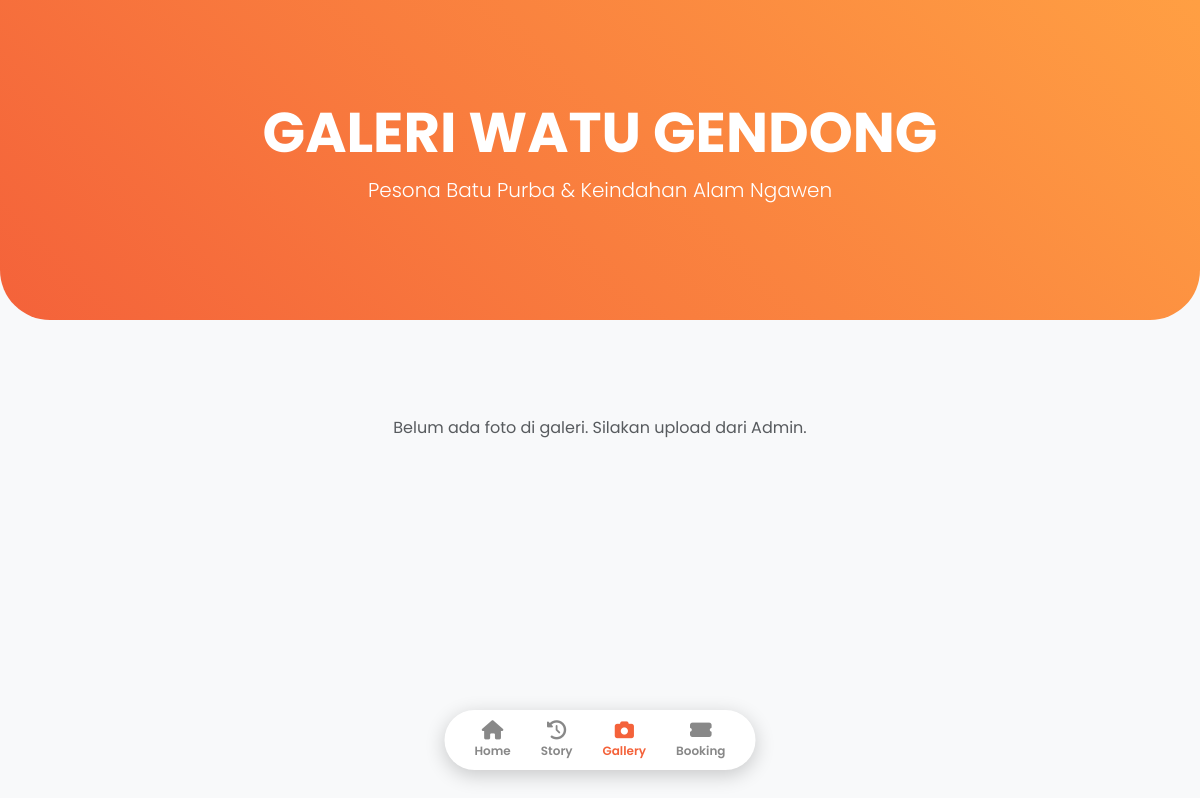
Page /galeri on the earlier database version.
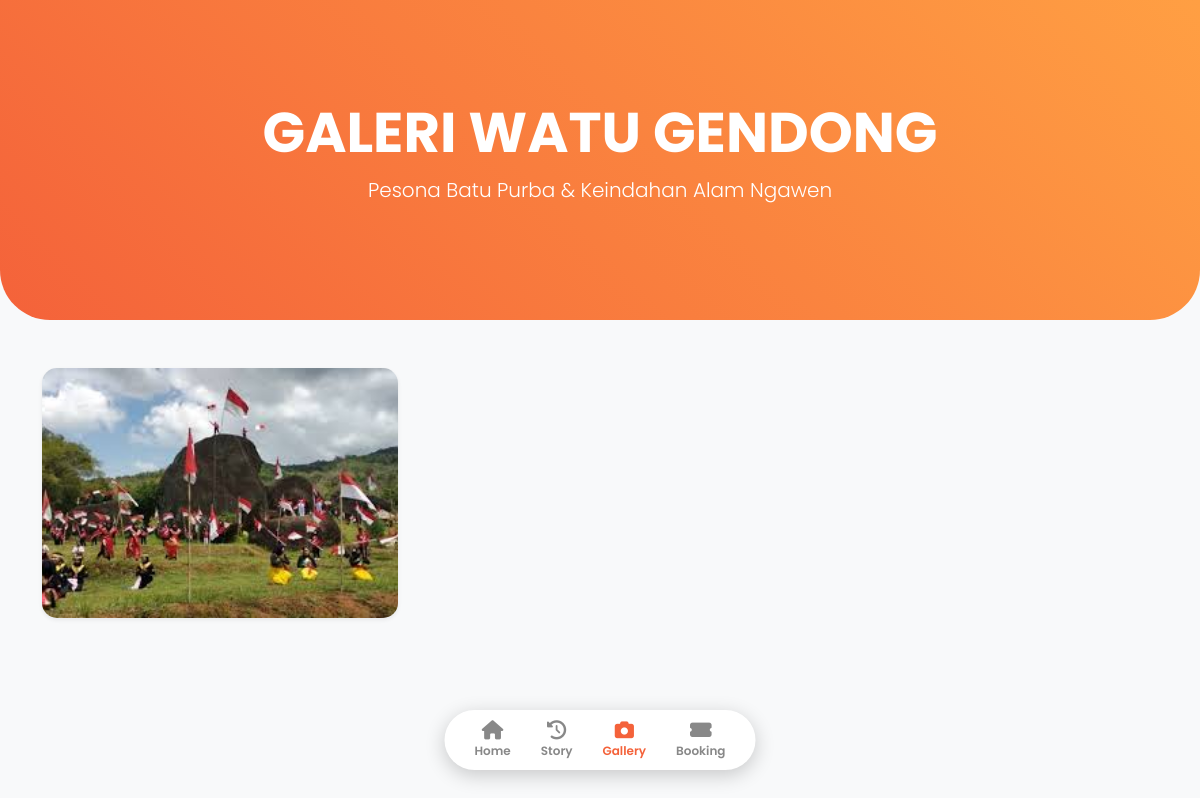
Same page on the later database version.
### app.py (models this page shows)
class Galeri(db.Model):
    id = db.Column(db.Integer, primary_key=True)
    judul = db.Column(db.String(100))
    gambar = db.Column(db.String(200), nullable=False)

### app.py (the view)
@app.route('/galeri')
def galeri():
    try:
        data_foto = Galeri.query.all()
    except:
        data_foto = []
    return render_template('galeri.html', data=data_foto)

### templates/galeri.html (shortened to what this page needs)
<!DOCTYPE html>
<html lang="id">
<head>
    <link href="https://cdn.jsdelivr.net/npm/bootstrap@5.3.0/dist/css/bootstrap.min.css" rel="stylesheet">
    <link rel="stylesheet" href="https://cdnjs.cloudflare.com/ajax/libs/font-awesome/6.4.0/css/all.min.css">
    <link rel="stylesheet" href="{{ url_for('static', filename='css/galeri.css') }}">
</head>
<body>
    <div class="gallery-header text-center text-white d-flex align-items-center justify-content-center">
        <div class="container">
            <h1 class="fw-bold display-4 text-uppercase">Galeri Watu Gendong</h1>
            <p class="lead">Pesona Batu Purba & Keindahan Alam Ngawen</p>
        </div>
    </div>
<div class="container my-5">
    <div class="row g-4">
        {% for item in data %}
        <div class="col-md-4 col-6">
            <div class="photo-item shadow-sm">
                <img src="{{ url_for('static', filename='uploads/' + item.gambar) }}" alt="{{ item.judul }}">
            </div>
        </div>
        {% else %}
        <div class="col-12 text-center py-5">
            <p class="text-muted">Belum ada foto di galeri. Silakan upload dari Admin.</p>
        </div>
        {% endfor %}
    </div>
    <div style="height: 120px;"></div>
</div>
    <div id="floatingMenu" class="floating-nav">
        <a href="/"><i class="fas fa-home"></i>Home</a>
        <a href="/sejarah"><i class="fas fa-history"></i>Story</a>
        <a href="/galeri" class="active"><i class="fas fa-camera"></i>Gallery</a>
        <a href="/reservasi"><i class="fas fa-ticket-alt"></i>Booking</a>
    </div>
</body>
</html>

Differences in the rows shown:
added Galeri: gambar (picture)
Other differences:
text no longer shown: "Belum ada foto di galeri. Silakan upload dari Admin."
